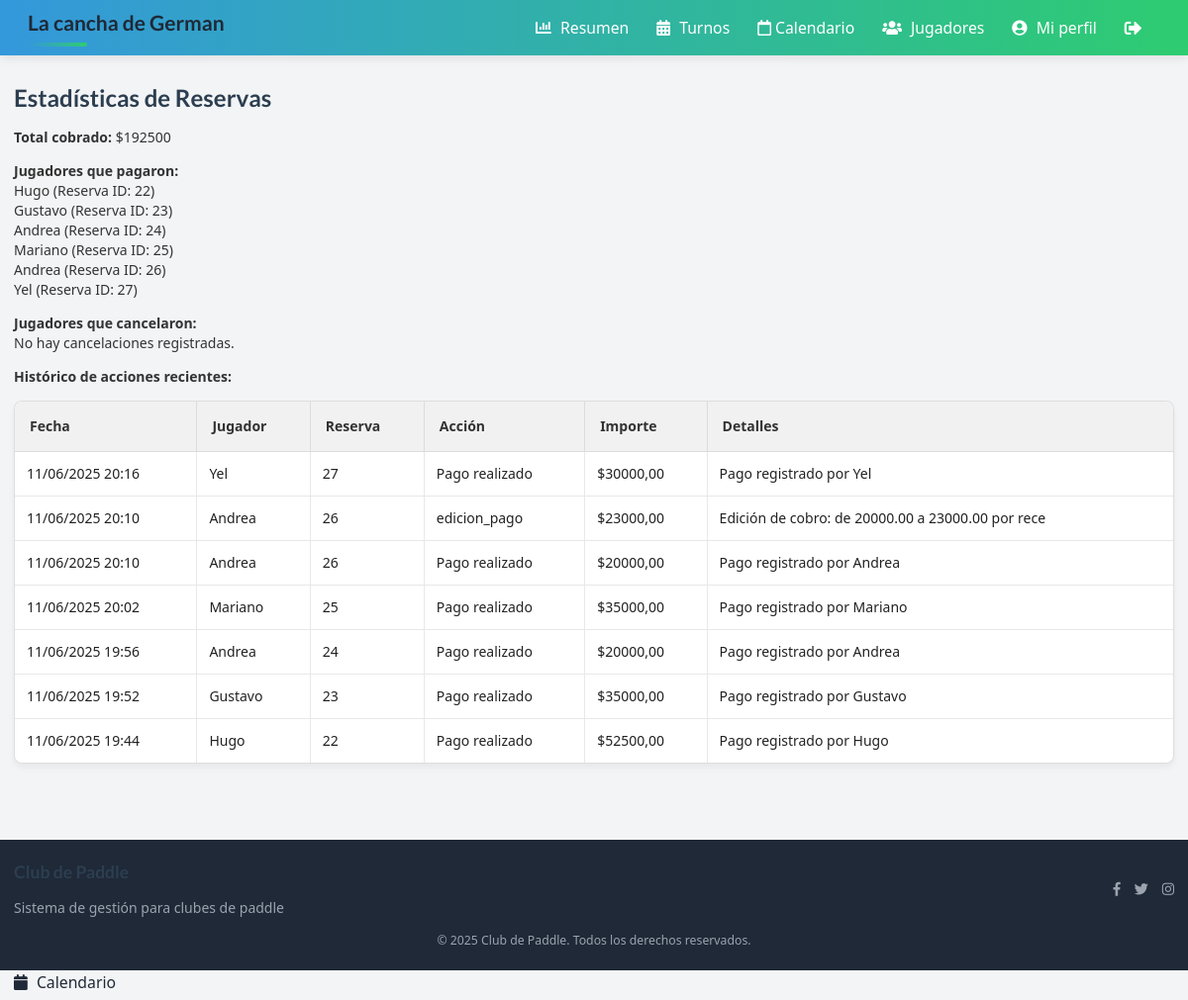
The app's page /estadisticas/ with its own data.
### padel_admin/models.py (models this page shows, shortened)
class Jugadors(models.Model):
    id_jugador = models.CharField(primary_key=True, max_length=10)
    nom = models.CharField(max_length=30)
    cognom = models.CharField(max_length=30)
    nivell = models.IntegerField(
        default=1, validators=[MinValueValidator(1), MaxValueValidator(6)]
    )
    telefon = models.CharField(max_length=13)
    email = models.EmailField(max_length=50)
    contrasenya = models.CharField(max_length=30)
    foto = models.ImageField(upload_to="fotos_jugadores/", blank=True, null=True)

class HistoricoReserva(models.Model):
    ACCION_CHOICES = [
        ("pago", "Pago realizado"),
        ("cancelacion", "Reserva cancelada"),
    ]
    reserva = models.ForeignKey(Reserva, on_delete=models.CASCADE)
    jugador = models.ForeignKey(Jugadors, on_delete=models.CASCADE)
    fecha = models.DateTimeField(auto_now_add=True)
    accion = models.CharField(max_length=20, choices=ACCION_CHOICES)
    importe = models.DecimalField(max_digits=9, decimal_places=2, null=True, blank=True)
    detalles = models.TextField(blank=True, null=True)

class Reserva(models.Model):
    jugador = models.ForeignKey(Jugadors, on_delete=models.CASCADE)
    fecha = models.DateField()
    cancha = models.ForeignKey(Pistes, on_delete=models.CASCADE)
    hora_inicio = models.TimeField()
    hora_fin = models.TimeField()
    recepcionista = models.ForeignKey(
        Recepcionista, on_delete=models.CASCADE, null=True, blank=True
    )
    class Meta:
        unique_together = ("cancha", "fecha", "hora_inicio")

### padel_admin/views_estadisticas.py (the view)
# urls.py: path("estadisticas/", estadisticas_reservas, name="estadisticas_reservas"),
def estadisticas_reservas(request):
    pagos = HistoricoReserva.objects.filter(accion="pago").select_related(
        "jugador", "reserva"
    )
    jugadores_pagaron = pagos.values_list(
        "jugador__nom", "jugador__cognom", "reserva__id"
    ).distinct()
    total_cobrado = pagos.aggregate(total=Sum("importe"))["total"] or 0
    cancelaciones = HistoricoReserva.objects.filter(
        accion="cancelacion"
    ).select_related("jugador", "reserva")
    jugadores_cancelaron = cancelaciones.values_list(
        "jugador__nom", "jugador__cognom", "reserva__id"
    ).distinct()
    historico = HistoricoReserva.objects.select_related("jugador", "reserva").order_by(
        "-fecha"
    )[:100]
    return render(
        request,
        "estadisticas_reservas.html",
        {
            "jugadores_pagaron": jugadores_pagaron,
            "total_cobrado": total_cobrado,
            "jugadores_cancelaron": jugadores_cancelaron,
            "historico": historico,
        },
    )

### padel_admin/templates/estadisticas_reservas.html
{% extends "base.html" %}
{% block content %}
<h2>Estadísticas de Reservas</h2>
<div class="mb-4">
  <strong>Total cobrado:</strong> ${{ total_cobrado }}
</div>
<div class="mb-4">
  <strong>Jugadores que pagaron:</strong>
  <ul>
    {% for nom, cognom, reserva_id in jugadores_pagaron %}
      <li>{{ nom }} {{ cognom }} (Reserva ID: {{ reserva_id }})</li>
    {% empty %}
      <li>No hay pagos registrados.</li>
    {% endfor %}
  </ul>
</div>
<div class="mb-4">
  <strong>Jugadores que cancelaron:</strong>
  <ul>
    {% for nom, cognom, reserva_id in jugadores_cancelaron %}
      <li>{{ nom }} {{ cognom }} (Reserva ID: {{ reserva_id }})</li>
    {% empty %}
      <li>No hay cancelaciones registradas.</li>
    {% endfor %}
  </ul>
</div>
<div class="mb-4">
  <strong>Histórico de acciones recientes:</strong>
  <table class="ui celled table">
    <thead>
      <tr>
        <th>Fecha</th>
        <th>Jugador</th>
        <th>Reserva</th>
        <th>Acción</th>
        <th>Importe</th>
        <th>Detalles</th>
      </tr>
    </thead>
    <tbody>
      {% for h in historico %}
      <tr>
        <td>{{ h.fecha|date:'d/m/Y H:i' }}</td>
        <td>{{ h.jugador.nom }} {{ h.jugador.cognom }}</td>
        <td>{{ h.reserva.id }}</td>
        <td>{{ h.get_accion_display }}</td>
        <td>{% if h.importe %}${{ h.importe }}{% else %}-{% endif %}</td>
        <td>{{ h.detalles }}</td>
      </tr>
      {% empty %}
        <tr><td colspan="6">No hay acciones registradas.</td></tr>
      {% endfor %}
    </tbody>
  </table>
</div>
{% endblock %}

### padel_admin/static/main.css (style rules this page uses)
:root { --primary-color: #3498db; --secondary-color: #2ecc71; --accent-color: #e74c3c; --text-color: #333; --light-bg: #f8f9fa; --dark-bg: #343a40; }
body { font-family: 'Segoe UI', Tahoma, Geneva, Verdana, sans-serif; color: var(--text-color); background-color: var(--light-bg); }
.ui.table { border-radius: 8px !important; overflow: hidden; box-shadow: 0 4px 6px rgba(0, 0, 0, 0.05); }
.ui.table thead th { background-color: #f1f1f1 !important; color: var(--text-color) !important; font-weight: 600 !important; padding: 15px !important; }
.ui.celled.table td { padding: 12px !important; }
h1, h2, h3 { color: #2c3e50; font-weight: 600; }

### padel_admin/static/responsive.css (style rules this page uses)
:root { --breakpoint-sm: 640px; --breakpoint-md: 768px; --breakpoint-lg: 1024px; --breakpoint-xl: 1280px; }

### records on screen
Jugadors: nom "Hugo", reserva_id "22"
Jugadors: nom "Gustavo", reserva_id "23"
Jugadors: nom "Andrea", reserva_id "24", reserva_id "26"
Jugadors: nom "Mariano", reserva_id "25"
Jugadors: nom "Yel", reserva_id "27"
HistoricoReserva: fecha "11/06/2025 20:16", jugador.nom "Yel", reserva.id "27", accion "Pago realizado", importe "30000,00", detalles "Pago registrado por Yel"
HistoricoReserva: fecha "11/06/2025 20:10", jugador.nom "Andrea", reserva.id "26", accion "edicion_pago", importe "23000,00", detalles "Edición de cobro: de 20000.00 a 23000.00 por rece"
HistoricoReserva: fecha "11/06/2025 20:10", jugador.nom "Andrea", reserva.id "26", accion "Pago realizado", importe "20000,00", detalles "Pago registrado por Andrea"
HistoricoReserva: fecha "11/06/2025 20:02", jugador.nom "Mariano", reserva.id "25", accion "Pago realizado", importe "35000,00", detalles "Pago registrado por Mariano"
HistoricoReserva: fecha "11/06/2025 19:56", jugador.nom "Andrea", reserva.id "24", accion "Pago realizado", importe "20000,00", detalles "Pago registrado por Andrea"
HistoricoReserva: fecha "11/06/2025 19:52", jugador.nom "Gustavo", reserva.id "23", accion "Pago realizado", importe "35000,00", detalles "Pago registrado por Gustavo"
HistoricoReserva: fecha "11/06/2025 19:44", jugador.nom "Hugo", reserva.id "22", accion "Pago realizado", importe "52500,00", detalles "Pago registrado por Hugo"

### other values on screen
{{ total_cobrado }} "192500"
